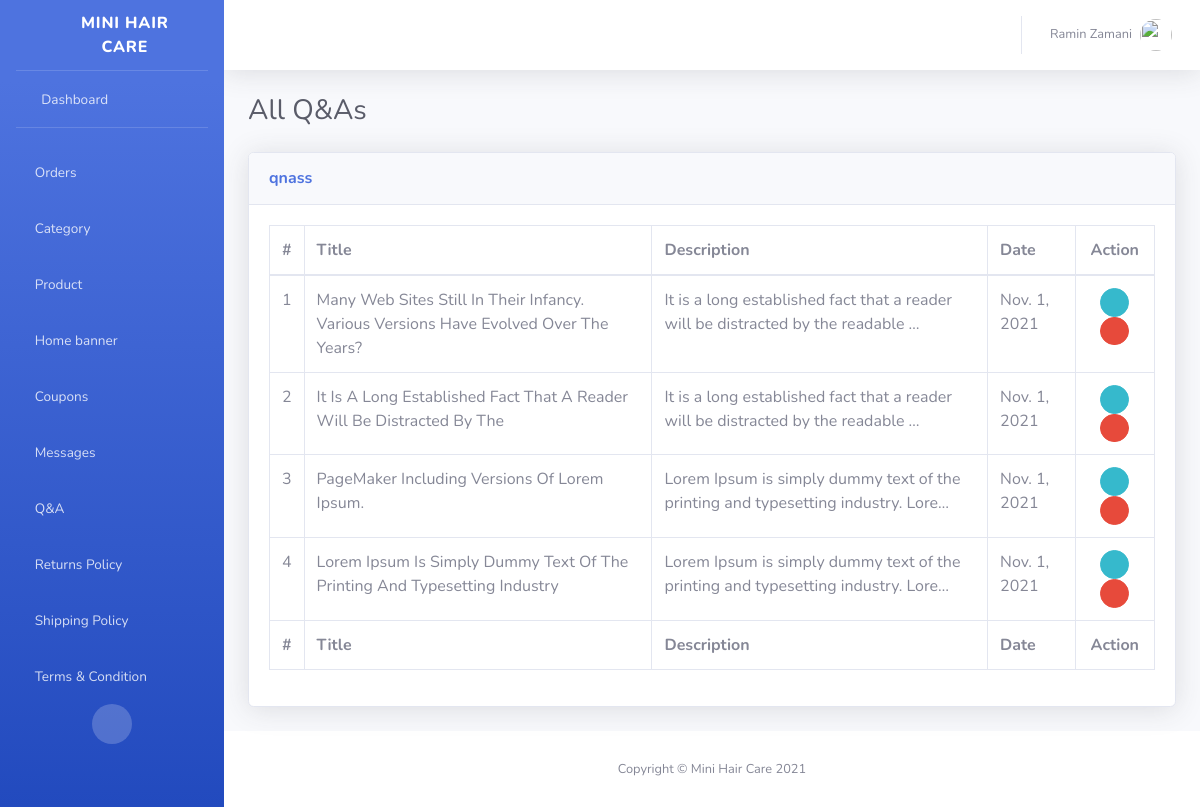
The app's page /viewadminqna/ (signed in) with its own data.
### miniadmin/models.py (models this page shows)
class QaA(models.Model):
    title = models.CharField(max_length=255)
    description = models.TextField()
    user_pk = models.IntegerField()
    date = models.DateTimeField(auto_now_add=True)

### miniadmin/views.py (the view, shortened to what this page needs)
# urls.py: path('viewadminqna/', views.viewadminqna, name='viewadminqna'),
def viewadminqna(request):
    if request.user.is_authenticated:
        user_type = UserInfo.objects.get(user_pk = request.user.pk)
        if user_type.permission == 'superuser':
            msg = None
            new_orders = DatePurchase.objects.filter(view = 'notyet').count
            qnas = QaA.objects.all().order_by('-pk')
            if request.method == 'POST' and 'del_qnas' in request.POST:
                get_pk  = request.POST.get('qnas_pk_del')
                get_qna = QaA.objects.filter(pk = get_pk)
                get_qna.delete()
                msg = 'Delete was successful.'
        else:
            return redirect('/')
    else:
        return redirect('/')
    return render(request, 'viewadminqna.html',{
        'user_type':user_type,
        'new_orders':new_orders,
        'qnas':qnas,
        'msg':msg,
    })

### miniadmin/templates/viewadminqna.html (shortened to what this page needs)
{% extends 'masteradmin.html' %}
{% load static %}
{% load humanize %}
{% block content %}
<div class="container-fluid">
    <div class="d-sm-flex align-items-center justify-content-between mb-4">
        <h1 class="h3 mb-0 text-gray-800">All Q&As</h1>
    </div>
    <div class="row">
        <div class="col-md-12">
            <div class="card shadow mb-4">
                <div class="card-header py-3">
                    <h6 class="m-0 font-weight-bold text-primary">qnass</h6>
                </div>
                <div class="card-body">
                    <div class="table-responsive">
                        <table class="table table-bordered" id="dataTable" width="100%" cellspacing="0">
                            <thead>
                                <tr>
                                    <th>#</th>
                                    <th>Title</th>
                                    <th>Description</th>
                                    <th>Date</th>
                                    <th class="text-center">Action</th>
                                </tr>
                            </thead>
                            <tfoot>
                                <tr>
                                    <th>#</th>
                                    <th>Title</th>
                                    <th>Description</th>
                                    <th>Date</th>
                                    <th class="text-center">Action</th>
                                </tr>
                            </tfoot>
                            <tbody>
                                {% for qnas in qnas %}
                                <tr>
                                    <td>{{forloop.counter}}</td>
                                    <td class="text-capitalize">{{qnas.title}}</td>
                                    <td>{{qnas.description|truncatechars:80}}</td>
                                    <td>{{qnas.date|naturalday}}</td>
                                    <td class="text-center">
                                        <a href="#" class="btn btn-info btn-circle btn-sm" data-toggle="modal" data-target="#editModal{{qnas.pk}}">
                                            <i class="fas fa-pen"></i>
                                        </a>
                                        <a href="#" class="btn btn-danger btn-circle btn-sm" data-toggle="modal" data-target="#deleteModal{{qnas.pk}}">
                                            <i class="fas fa-trash"></i>
                                        </a>
                                    </td>
                                </tr>
                                {% endfor %}
                            </tbody>
                        </table>
                    </div>
                </div>
            </div>
        </div>
    </div>
</div>
{% endblock %}

### miniadmin/templates/masteradmin.html (shortened to what this page needs)
{% load static %}
<!DOCTYPE html>
<html lang="en">
<head>
    <link href="{% static 'adminpanel/vendor/fontawesome-free/css/all.min.css' %}" rel="stylesheet" type="text/css">
    <link href="{% static 'adminpanel/css/sb-admin-2.min.css' %}" rel="stylesheet">
</head>
<body id="page-top">
    <div id="wrapper">
        <ul class="navbar-nav bg-gradient-primary sidebar sidebar-dark accordion" id="accordionSidebar">
            <a class="sidebar-brand d-flex align-items-center justify-content-center" href="index.html">
                <div class="sidebar-brand-icon rotate-n-15">
                    <i class="fas fa-laugh-wink"></i>
                </div>
                <div class="sidebar-brand-text mx-3">Mini hair care</div>
            </a>
            <hr class="sidebar-divider my-0">
            <li class="nav-item">
                <a class="nav-link" href="/adminpanel">
                    <i class="fas fa-fw fa-tachometer-alt"></i>
                    <span>Dashboard</span></a>
            </li>
            <hr class="sidebar-divider">
            <li class="nav-item">
                <a class="nav-link" href="/adminpurchases">
                    <i class="fas fa-layer-group fa-cog"></i>
                    <span>Orders
                    </span></a>
            </li>
            <li class="nav-item">
                <a class="nav-link" href="/addcategory">
                    <i class="fas fa-layer-group fa-cog"></i>
                    <span>Category</span></a>
            </li>
            <li class="nav-item">
                <a class="nav-link collapsed" href="#" data-toggle="collapse" data-target="#collapseTwo"
                    aria-expanded="true" aria-controls="collapseTwo">
                    <i class="fas fa-plus-square fa-cog"></i>
                    <span>Product</span>
                </a>
            </li>
            <li class="nav-item">
                <a class="nav-link" href="/homebanner">
                    <i class="fas fa-layer-group fa-cog"></i>
                    <span>Home banner</span></a>
            </li>
            <li class="nav-item">
                <a class="nav-link" href="/coupon">
                    <i class="fas fa-layer-group fa-cog"></i>
                    <span>Coupons</span></a>
            </li>
            <li class="nav-item">
                <a class="nav-link" href="/messages">
                    <i class="fas fa-layer-group fa-cog"></i>
                    <span>Messages</span></a>
            </li>
            <li class="nav-item">
                <a class="nav-link collapsed" href="#" data-toggle="collapse" data-target="#collapseTwo1"
                    aria-expanded="true" aria-controls="collapseTwo1">
                    <i class="fas fa-plus-square fa-cog"></i>
                    <span>Q&A</span>
                </a>
            </li>
            <li class="nav-item">
                <a class="nav-link" href="/returnspolicyadmin">
                    <i class="fas fa-layer-group fa-cog"></i>
                    <span>Returns Policy</span></a>
            </li>
            <li class="nav-item">
                <a class="nav-link" href="/shippingpolicyadmin">
                    <i class="fas fa-layer-group fa-cog"></i>
                    <span>Shipping Policy</span></a>
            </li>
            <li class="nav-item">
                <a class="nav-link" href="/temrsadmin">
                    <i class="fas fa-layer-group fa-cog"></i>
                    <span>Terms & Condition</span></a>
            </li>
            <div class="text-center d-none d-md-inline">
                <button class="rounded-circle border-0" id="sidebarToggle"></button>
            </div>
        </ul>
        <div id="content-wrapper" class="d-flex flex-column">
            <div id="content">
                <nav class="navbar navbar-expand navbar-light bg-white topbar mb-4 static-top shadow">
                    <ul class="navbar-nav ml-auto">
                        <li class="nav-item dropdown no-arrow">
                            <a class="nav-link dropdown-toggle" href="#" id="userDropdown" role="button"
                                data-toggle="dropdown" aria-haspopup="true" aria-expanded="false">
                                <span class="mr-2 d-none d-lg-inline text-gray-600 small">{{request.user.first_name}} {{request.user.last_name}}</span>
                                {% if user_type.img %}
                                    <img class="img-profile rounded-circle"
                                        src="{{user_type.img}}">
                                {% else %}
                                    <img class="img-profile rounded-circle"
                                        src="{% static 'adminpanel/img/undraw_profile.svg' %}">
                                {% endif %}
                            </a>
                        </li>
                    </ul>
                </nav>
                {% block content %}{% endblock %}
            </div>
            <footer class="sticky-footer bg-white">
                <div class="container my-auto">
                    <div class="copyright text-center my-auto">
                        <span>Copyright &copy; Mini Hair Care 2021</span>
                    </div>
                </div>
            </footer>
        </div>
    </div>
</body>
</html>

### records on screen
QaA: title "Many Web Sites Still In Their Infancy. Various Versions Have Evolved Over The Years?", description "It is a long established fact that a reader will be distracted by the readable …", date "Nov. 1, 2021"
QaA: title "It Is A Long Established Fact That A Reader Will Be Distracted By The", description "It is a long established fact that a reader will be distracted by the readable …", date "Nov. 1, 2021"
QaA: title "PageMaker Including Versions Of Lorem Ipsum.", description "Lorem Ipsum is simply dummy text of the printing and typesetting industry. Lore…", date "Nov. 1, 2021"
QaA: title "Lorem Ipsum Is Simply Dummy Text Of The Printing And Typesetting Industry", description "Lorem Ipsum is simply dummy text of the printing and typesetting industry. Lore…", date "Nov. 1, 2021"

### other values on screen
{{ request.user.first_name }} "Ramin"
{{ request.user.last_name }} "Zamani"
